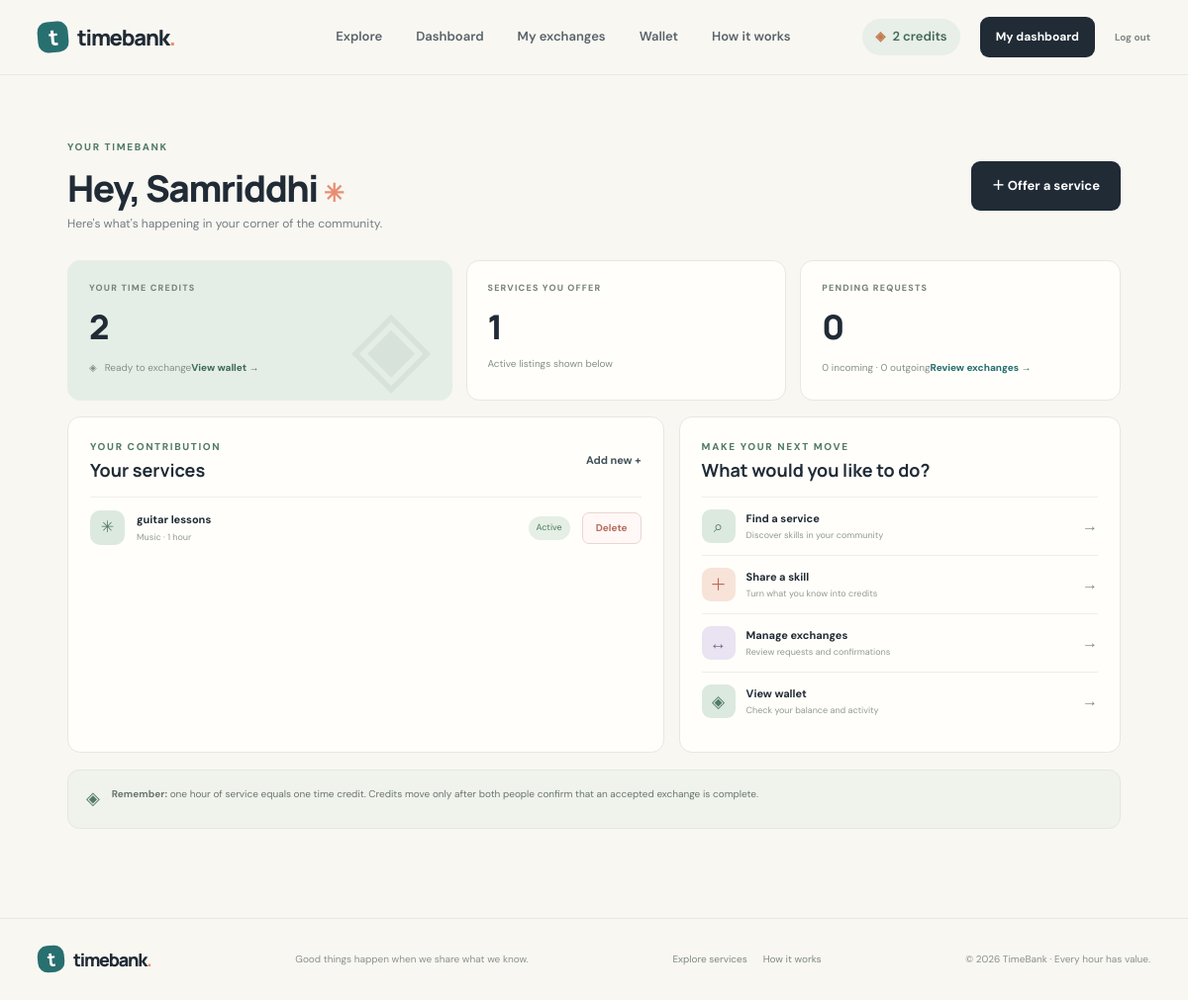
/dashboard (signed in), run on an earlier commit of the app's database.
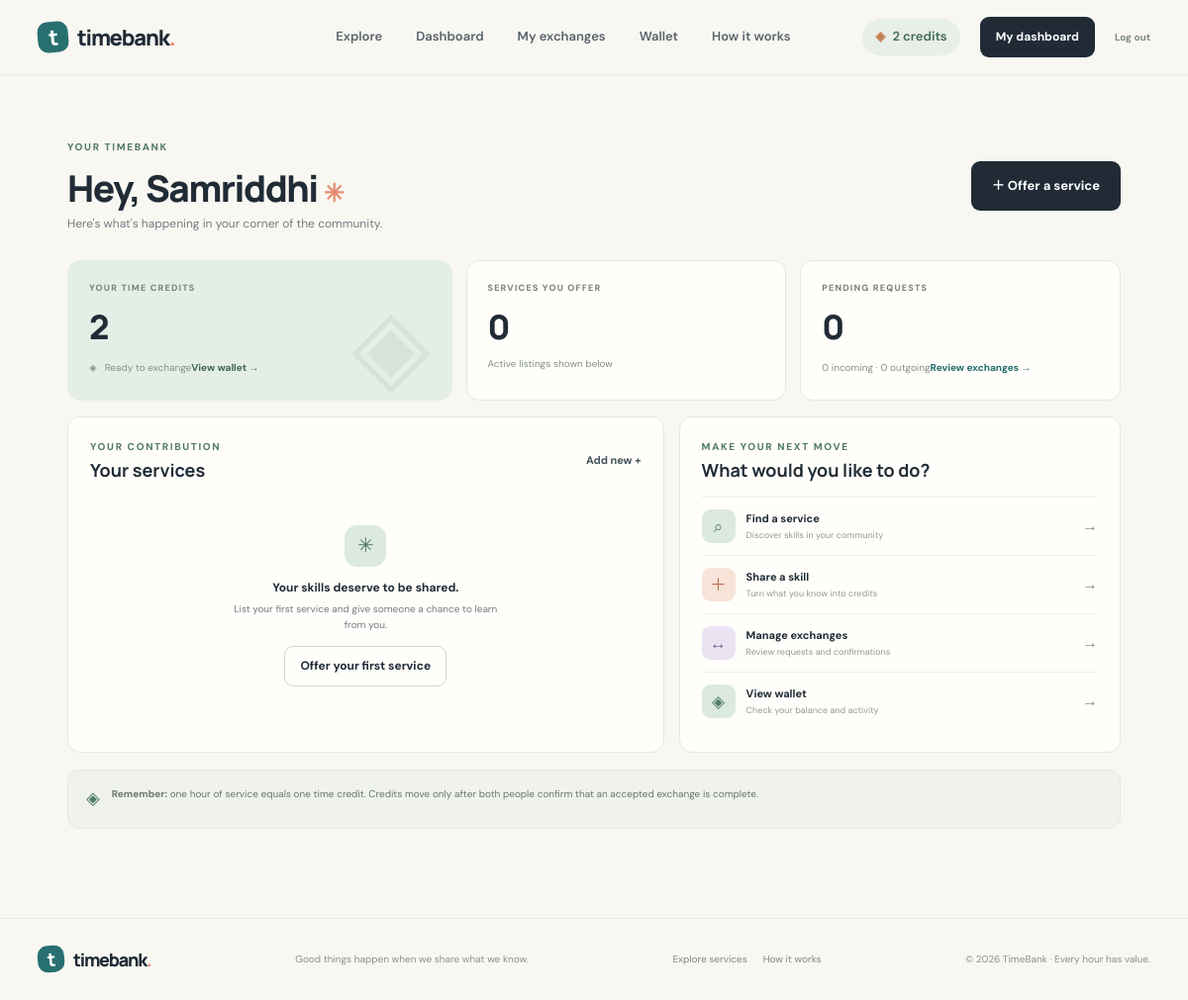
And on a later commit of the database.
### models.py (models this page shows)
class Service(db.Model):
    id = db.Column(db.Integer, primary_key=True)
    title = db.Column(db.String(100), nullable=False)
    category = db.Column(db.String(40), nullable=False)
    description = db.Column(db.Text, nullable=False)
    duration_hours = db.Column(db.Integer, nullable=False, default=1)
    is_active = db.Column(db.Boolean, nullable=False, default=True)
    created_at = db.Column(db.DateTime, default=datetime.utcnow)
    owner_id = db.Column(db.Integer, db.ForeignKey("user.id"), nullable=False)

### app.py (the view)
@app.route("/dashboard")
@login_required
def dashboard():
    my_services = Service.query.filter_by(
        owner_id=current_user.id,
        is_active=True
            ).order_by(Service.created_at.desc()).all()
    incoming_count = ExchangeRequest.query.filter_by(
        provider_id=current_user.id, status="pending"
    ).count()
    outgoing_count = ExchangeRequest.query.filter_by(
        requester_id=current_user.id, status="pending"
    ).count()
    return render_template(
        "dashboard.html",
        my_services=my_services,
        incoming_count=incoming_count,
        outgoing_count=outgoing_count
    )

### app.py (called while the page is built)
@login_manager.user_loader
def load_user(user_id):
    return db.session.get(User, int(user_id))

### templates/dashboard.html (shortened to what the changed rows need)
{% extends "base.html" %}
{% block content %}
<section class="dashboard-shell">
  <div class="dashboard-heading">
    <div><div class="eyebrow">YOUR TIMEBANK</div><h1>Hey, {{ current_user.name.split()[0] }} <span class="wave">✳</span></h1><p class="muted">Here's what's happening in your corner of the community.</p></div>
  </div>
  <div class="dashboard-stats">
    <article class="dash-stat"><span class="stat-label">SERVICES YOU OFFER</span><strong>{{ my_services|length }}</strong><span class="stat-foot">Active listings shown below</span></article>
  </div>
  <div class="dashboard-content-grid">
    <section class="panel">
      <div class="panel-heading"><div><div class="eyebrow">YOUR CONTRIBUTION</div><h2>Your services</h2></div><a class="text-link" href="{{ url_for('offer_service') }}">Add new +</a></div>
      {% if my_services %}
        <div class="my-service-list">
          {% for service in my_services %}
              <div class="my-service-row">
                  <span class="service-mini-icon">
                      {{ '✳' if loop.index % 2 else '↗' }}
                  </span>
                  <div class="my-service-info">
                      <b>{{ service.title }}</b>
                      <small>
                          {{ service.category }} ·
                          {{ service.duration_hours }} hour{% if service.duration_hours != 1 %}s{% endif %}
                      </small>
                  </div>
                  <span class="status-tag status-active">Active</span>
                  <form method="POST"
                        action="{{ url_for('delete_service', service_id=service.id) }}"
                        class="delete-service-form"
                        onsubmit="return confirm('Are you sure you want to remove this service?');">
                      <button type="submit" class="delete-service-btn">
                          Delete
                      </button>
                  </form>
              </div>
          {% endfor %}
        </div>
      {% else %}
        <div class="empty-state"><span class="empty-icon">✳</span><b>Your skills deserve to be shared.</b><p>List your first service and give someone a chance to learn from you.</p><a class="button button-outline button-small" href="{{ url_for('offer_service') }}">Offer your first service</a></div>
      {% endif %}
    </section>
    <section class="panel quick-panel"><div class="eyebrow">MAKE YOUR NEXT MOVE</div><h2>What would you like to do?</h2>
    </section>
  </div>
</section>
{% endblock %}

What changed in the data, as far as the page shows it:
no longer on this page (row edited): Service: index "✳", title "guitar lessons", category "Music", duration_hours "1"
Also different on the page:
{{ my_services|length }}: "1" → "0"
text now shown: "✳ Your skills deserve to be shared. List your first service and give someone a chance to learn from you. Offer your first service"
